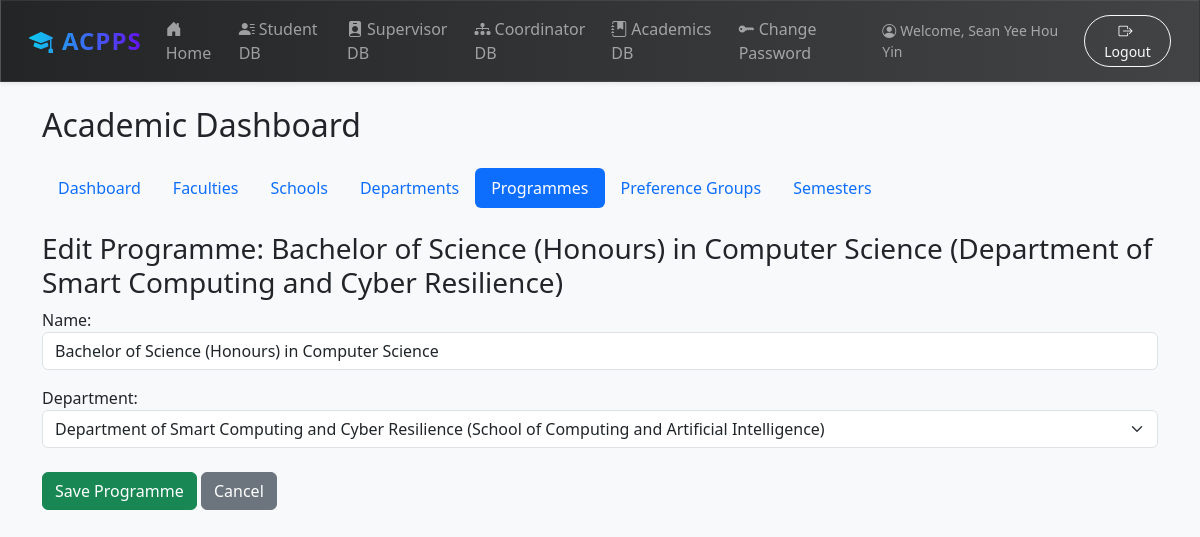
The page /academics/programme/1/edit/ (signed in) on the database its author committed.
### users/models.py (models this page shows, shortened)
class User(AbstractBaseUser, PermissionsMixin):
    email = models.EmailField(unique=True)
    is_active = models.BooleanField(default=True)
    is_staff = models.BooleanField(default=False)
    date_joined = models.DateTimeField(default=timezone.now)
    full_name = models.CharField(max_length=255, blank=False, null=False)
    USER_TYPE_CHOICES = (
        ('student', 'Student'),
        ('supervisor', 'Supervisor'),
    )
    user_type = models.CharField(max_length=10, choices=USER_TYPE_CHOICES)
    objects = UserManager()
    USERNAME_FIELD = 'email'
    REQUIRED_FIELDS = ['user_type']

### academics/models.py (models this page shows, shortened)
class Programme(models.Model):
    name = models.CharField(max_length=100)
    department = models.ForeignKey(Department, on_delete=models.CASCADE, related_name='programmes')
    def __str__(self):
        return f"{self.name} ({self.department.name})"

class Department(models.Model):
    name = models.CharField(max_length=100)
    school = models.ForeignKey(School, on_delete=models.CASCADE, related_name='departments', null=True, blank=True)
    faculty = models.ForeignKey(Faculty, on_delete=models.CASCADE, related_name='departments', null=True, blank=True)
    def __str__(self):
        return f"{self.name} ({self.school.name if self.school else self.faculty.name if self.faculty else 'No School or Faculty'})"

class School(models.Model):
    name = models.CharField(max_length=100)
    faculty = models.ForeignKey(Faculty, on_delete=models.CASCADE, related_name='schools', null=True, blank=True)

class Faculty(models.Model):
    name = models.CharField(max_length=100)

### academics/views.py (the view, shortened to what this page needs)
# urls.py: path('<str:model_name>/', AcademicAdminView.as_view(), name='admin_list'),
class AcademicAdminView(CoordinatorRequiredMixin, View):
    def dispatch(self, request, *args, **kwargs):
        model_name = kwargs.get('model_name')
        if model_name not in MODEL_CONFIG:
            raise Http404("The requested academic model does not exist.")
        self.config = MODEL_CONFIG[model_name]
        self.model = self.config['model']
        self.form_class = self.config['form']
        self.model_name_key = model_name # e.g., 'faculty'
        return super().dispatch(request, *args, **kwargs)
    def get(self, request, *args, **kwargs):
        pk = kwargs.get('pk')
        context = {
            'config': self.config,
            'model_name_key': self.model_name_key,
        }
        if pk and 'delete' in request.path:
            obj = get_object_or_404(self.model, pk=pk)
            context['object'] = obj
            return render(request, 'academics/generic_delete_confirm.html', context)
        if pk:
            obj = get_object_or_404(self.model, pk=pk)
            form = self.form_class(instance=obj)
            context['form'] = form
            context['object'] = obj
            return render(request, 'academics/generic_form.html', context)

### academics/forms.py
class ProgrammeForm(forms.ModelForm):
    class Meta:
        model = Programme
        fields = ['name', 'department']
        widgets = {
            'name': forms.TextInput(attrs={'class': 'form-control'}),
            'department': forms.Select(attrs={'class': 'form-select'}),
        }

### academics/mixins.py (called while the page is built)
    def test_func(self):
        return self.request.user.is_authenticated and \
               self.request.user.groups.filter(name='Coordinator').exists()

### templates/academics/generic_form.html (shortened to what this page needs)
{% extends "academics/academics_base.html" %}
{% block academic_content %}
    <h3>
        {% if object %}
            Edit {{ config.singular }}: {{ object }}
        {% else %}
            Create New {{ config.singular }}
        {% endif %}
    </h3>
    <form method="post" novalidate>
        {{ form.as_p }}
        <div class="mt-4">
            <button type="submit" class="btn btn-success">Save {{ config.singular }}</button>
            <a href="{% url 'academics:admin_list' model_name_key %}" class="btn btn-secondary">Cancel</a>
        </div>
    </form>
{% endblock %}

### templates/base.html (shortened to what this page needs)
<!DOCTYPE html>
<html lang="en">
<head>
    <link href="https://cdn.jsdelivr.net/npm/bootstrap@5.3.3/dist/css/bootstrap.min.css" rel="stylesheet">
    <link rel="stylesheet" href="https://cdn.jsdelivr.net/npm/bootstrap-icons@1.11.3/font/bootstrap-icons.min.css">
</head>
<body>
    <nav class="navbar navbar-expand-lg navbar-dark navbar-custom shadow-sm mb-4 px-3" style="backdrop-filter: blur(8px); border: 1px solid rgba(255,255,255,0.08);">
        <div class="container-fluid">
            <a class="navbar-brand fw-bold fs-4 text-gradient" href="{% url 'home' %}" style="letter-spacing:1px;">
                <i class="bi bi-mortarboard-fill me-2"></i>ACPPS
            </a>
            <div class="collapse navbar-collapse" id="navbarNav">
                <ul class="navbar-nav me-auto mb-2 mb-lg-0">
                    <li class="nav-item">
                        <a class="nav-link {% if request.resolver_match.url_name == 'home' %}active{% endif %}" href="{% url 'home' %}">
                            <i class="bi bi-house-door-fill me-1"></i>Home
                        </a>
                    </li>
                    {% if user.is_authenticated %}
                        {% if user.is_superuser %}
                            <li class="nav-item"><a class="nav-link" href="{% url 'student_dashboard' %}"><i class="bi bi-person-lines-fill me-1"></i>Student DB</a></li>
                            <li class="nav-item"><a class="nav-link" href="{% url 'supervisor_dashboard' %}"><i class="bi bi-person-badge-fill me-1"></i>Supervisor DB</a></li>
                            <li class="nav-item"><a class="nav-link" href="{% url 'coordinator_dashboard' %}"><i class="bi bi-diagram-3-fill me-1"></i>Coordinator DB</a></li>
                            <li class="nav-item"><a class="nav-link" href="{% url 'academics:dashboard' %}"><i class="bi bi-journal-bookmark-fill me-1"></i>Academics DB</a></li>
                        {% elif user.user_type == 'student' %}
                            <li class="nav-item"><a class="nav-link" href="{% url 'student_dashboard' %}"><i class="bi bi-person-circle me-1"></i>My Dashboard</a></li>
                        {% elif user.user_type == 'supervisor' %}
                            <li class="nav-item"><a class="nav-link" href="{% url 'supervisor_dashboard' %}"><i class="bi bi-person-badge-fill me-1"></i>My Dashboard</a></li>
                        {% endif %}
                    {% endif %}
                </ul>
                <div class="navbar-nav ms-auto align-items-center">
                    {% if user.is_authenticated %}
                        <li class="nav-item">
                            <a class="nav-link" href="{% url 'password_change' %}">
                                <i class="bi bi-key-fill me-1"></i>Change Password
                            </a>
                        </li>
                        <span class="navbar-text me-3 small" style="font-weight:500;">
                            <i class="bi bi-person-circle me-1"></i>Welcome, {{ user.full_name }}
                        </span>
                        <form class="d-flex" action="{% url 'logout' %}" method="post">
                            <button type="submit" class="btn btn-outline-light btn-sm px-3 rounded-pill ms-2" style="transition:background 0.2s;">
                                <i class="bi bi-box-arrow-right me-1"></i>Logout
                            </button>
                        </form>
                    {% else %}
                        <a href="{% url 'login' %}" class="btn btn-outline-light rounded-pill px-4 ms-2">Login</a>
                    {% endif %}
                </div>
            </div>
        </div>
    </nav>
    <main class="container">
        {% block content %}
        {% endblock %}
    </main>
</body>
</html>

### templates/base.html (style rules this page uses)
body { background-color: #f8f9fa; }
.text-gradient { background: linear-gradient(90deg, #0dcaf0 0%, #6610f2 100%); -webkit-background-clip: text; -webkit-text-fill-color: transparent; background-clip: text; }
.navbar-custom { background: linear-gradient(90deg, #232526 0%, #414345 100%); box-shadow: 0 4px 24px 0 rgba(0,0,0,0.10); border: 1px solid rgba(255,255,255,0.10); backdrop-filter: blur(8px); }
.navbar .nav-link { transition: color 0.2s, background 0.2s; }
.navbar .navbar-brand { letter-spacing: 1px; }

### rows shown on the page
User: full_name "Sean Yee Hou Yin"
Programme: name+department "Bachelor of Science (Honours) in Computer Science (Department of Smart Computing and Cyber Resilience)", name "Bachelor of Science (Honours) in Computer Science", department "Department of Smart Computing and Cyber Resilience (School of Computing and Artificial Intelligence)"

### other values the page prints
{{ config.singular }} "Programme"
